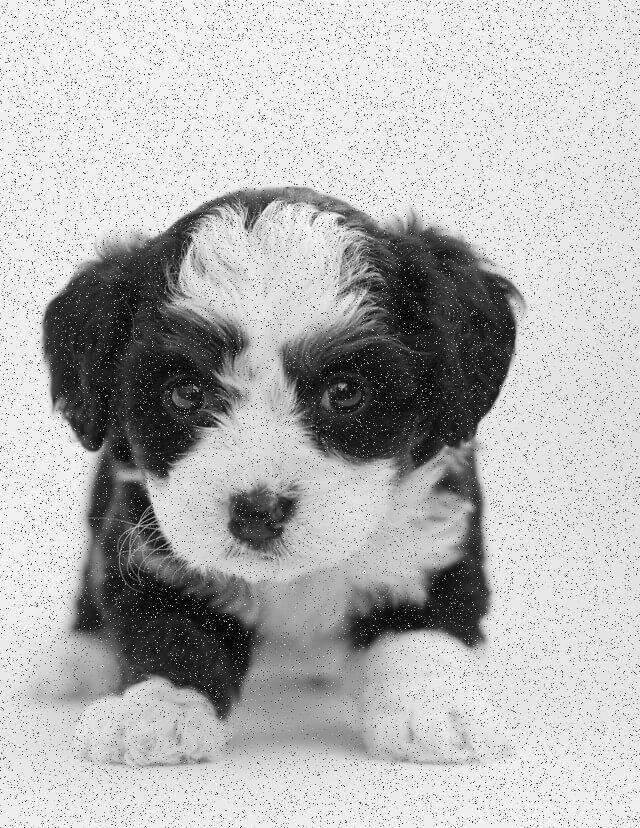
#> input picture bluring_denoising/noise.jpg, 640 x 828 px
$ python img_blur_denoise.py
#> lines starting #> are read from the running program, lines starting #| are printed output that depends on the picture
import numpy as np
import cv2

#reading image
# img = cv2.imread("download.jpeg")
img = cv2.imread("noise.jpg")
#> img is the input picture: shape (828, 640, 3); min 0, max 255, mean 182.4

# boxfilter and blur function
img_blur = cv2.blur(img, (5,5))
img_box = cv2.boxFilter(img, -1, (3,3), normalize = False)
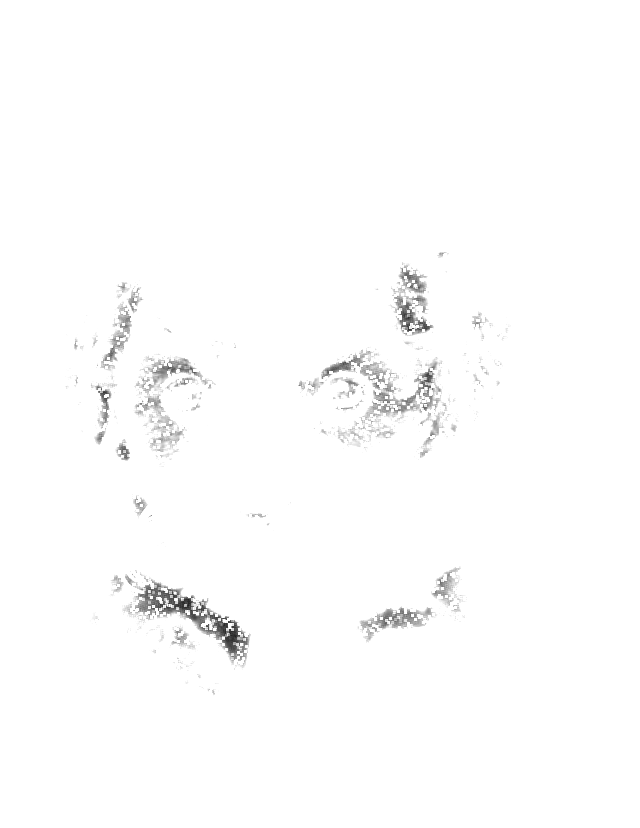
#> img_box: shape (828, 640, 3); min 33, max 255, mean 252.7

# weight is value that is mulitplied with pixel values
#gaussian blur
img_gaussian = cv2.GaussianBlur(img, (5,5), 0) # 0 is standerdeviation about x axis

# median Blur (used for noise reduction)
img_median = cv2.medianBlur(img, 5)
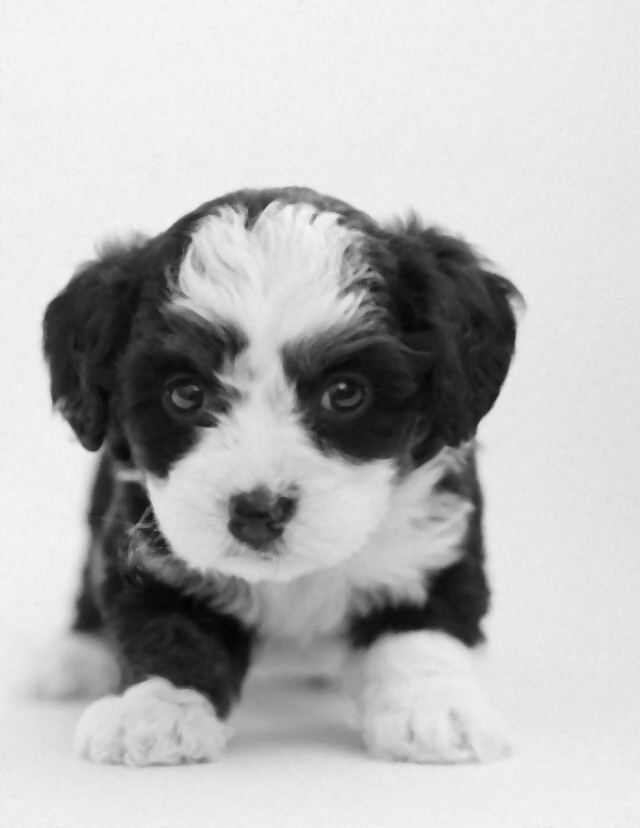
#> img_median: shape (828, 640, 3); min 3, max 248, mean 185.1

# Bilateral filtering (Reduction of noise + preserving of edges)
# Bilateral function makes sure that only those pixels
# having intensity almost same as target pixel are considered
img_bilateral = cv2.bilateralFilter(img, 5, 6, 6)

#Write the image
cv2.imwrite("blur.jpg", img_gaussian)
cv2.imwrite("denoise.jpg", img_median)

#show the image
cv2.imshow("img", img)
cv2.imshow("img blur", img_blur)
cv2.imshow("img box", img_box)
cv2.imshow("img gaussian", img_gaussian)
cv2.imshow("img median", img_median)
cv2.imshow("img bilateral", img_bilateral)
cv2.waitKey(0)
